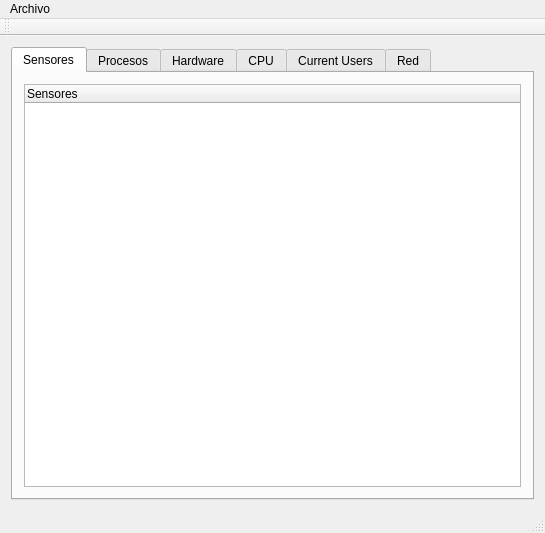
<?xml version="1.0" encoding="UTF-8"?>
<ui version="4.0">
 <class>SystemMonitor</class>
 <widget class="QMainWindow" name="SystemMonitor">
  <property name="geometry">
   <rect>
    <x>0</x>
    <y>0</y>
    <width>545</width>
    <height>533</height>
   </rect>
  </property>
  <property name="windowTitle">
   <string>SystemMonitor</string>
  </property>
  <widget class="QWidget" name="centralWidget">
   <layout class="QHBoxLayout" name="horizontalLayout_2">
    <item>
     <widget class="QTabWidget" name="tabWidget">
      <property name="currentIndex">
       <number>0</number>
      </property>
      <widget class="QWidget" name="tabSensores">
       <attribute name="title">
        <string>Sensores</string>
       </attribute>
       <layout class="QVBoxLayout" name="verticalLayout_2">
        <item>
         <widget class="QTreeWidget" name="treeSensores">
          <property name="sizePolicy">
           <sizepolicy hsizetype="Preferred" vsizetype="Preferred">
            <horstretch>0</horstretch>
            <verstretch>0</verstretch>
           </sizepolicy>
          </property>
          <column>
           <property name="text">
            <string>Sensores</string>
           </property>
          </column>
         </widget>
        </item>
       </layout>
      </widget>
      <widget class="QWidget" name="tabProcesos">
       <property name="sizePolicy">
        <sizepolicy hsizetype="Expanding" vsizetype="Expanding">
         <horstretch>0</horstretch>
         <verstretch>0</verstretch>
        </sizepolicy>
       </property>
       <attribute name="title">
        <string>Procesos</string>
       </attribute>
       <layout class="QVBoxLayout" name="verticalLayout">
        <item>
         <widget class="QTableWidget" name="tableProcesos">
          <property name="columnCount">
           <number>5</number>
          </property>
          <column>
           <property name="text">
            <string>PID</string>
           </property>
          </column>
          <column>
           <property name="text">
            <string>CMDLINE</string>
           </property>
          </column>
          <column>
           <property name="text">
            <string>NAME</string>
           </property>
          </column>
          <column>
           <property name="text">
            <string>STATE</string>
           </property>
          </column>
          <column>
           <property name="text">
            <string>THREADS</string>
           </property>
          </column>
         </widget>
        </item>
        <item>
         <widget class="QPushButton" name="killButton">
          <property name="text">
           <string>Kill Proccess</string>
          </property>
         </widget>
        </item>
        <item>
         <widget class="QPushButton" name="restartButton">
          <property name="text">
           <string>Restart Machine</string>
          </property>
         </widget>
        </item>
       </layout>
      </widget>
      <widget class="QWidget" name="tabHardware">
       <attribute name="title">
        <string>Hardware</string>
       </attribute>
       <layout class="QVBoxLayout" name="verticalLayout_4">
        <item>
         <widget class="QTreeView" name="treeHardware"/>
        </item>
       </layout>
      </widget>
      <widget class="QWidget" name="tabCpuinfo">
       <attribute name="title">
        <string>CPU</string>
       </attribute>
       <layout class="QHBoxLayout" name="horizontalLayout">
        <item>
         <widget class="QLabel" name="labelCPU">
          <property name="sizePolicy">
           <sizepolicy hsizetype="Fixed" vsizetype="Fixed">
            <horstretch>0</horstretch>
            <verstretch>0</verstretch>
           </sizepolicy>
          </property>
          <property name="text">
           <string>TextLabel</string>
          </property>
         </widget>
        </item>
       </layout>
      </widget>
      <widget class="QWidget" name="tabUsers">
       <attribute name="title">
        <string>Current Users</string>
       </attribute>
       <layout class="QHBoxLayout" name="horizontalLayout_3">
        <item>
         <widget class="QLabel" name="labelusers">
          <property name="text">
           <string>TextLabel</string>
          </property>
         </widget>
        </item>
       </layout>
      </widget>
      <widget class="QWidget" name="tabRed">
       <attribute name="title">
        <string>Red</string>
       </attribute>
       <layout class="QVBoxLayout" name="verticalLayout_3"/>
      </widget>
     </widget>
    </item>
   </layout>
  </widget>
  <widget class="QMenuBar" name="menuBar">
   <property name="geometry">
    <rect>
     <x>0</x>
     <y>0</y>
     <width>545</width>
     <height>25</height>
    </rect>
   </property>
   <widget class="QMenu" name="menuArchivo">
    <property name="title">
     <string>Archivo</string>
    </property>
   </widget>
   <addaction name="menuArchivo"/>
  </widget>
  <widget class="QToolBar" name="mainToolBar">
   <attribute name="toolBarArea">
    <enum>TopToolBarArea</enum>
   </attribute>
   <attribute name="toolBarBreak">
    <bool>false</bool>
   </attribute>
  </widget>
  <widget class="QStatusBar" name="statusBar"/>
 </widget>
 <layoutdefault spacing="6" margin="11"/>
 <resources/>
 <connections/>
</ui>
